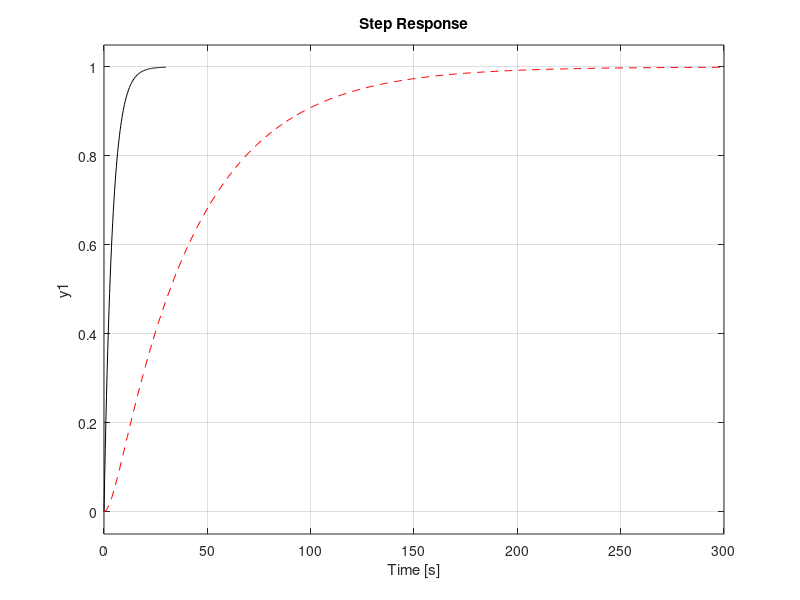
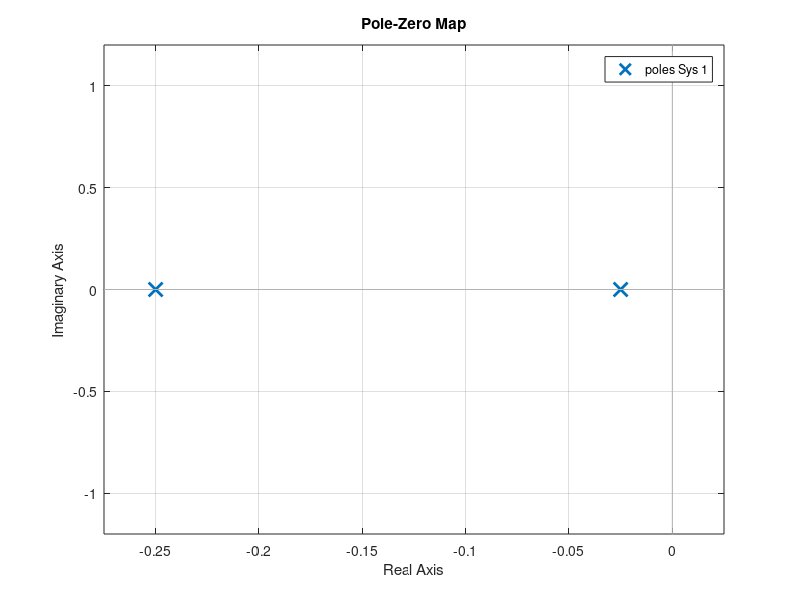
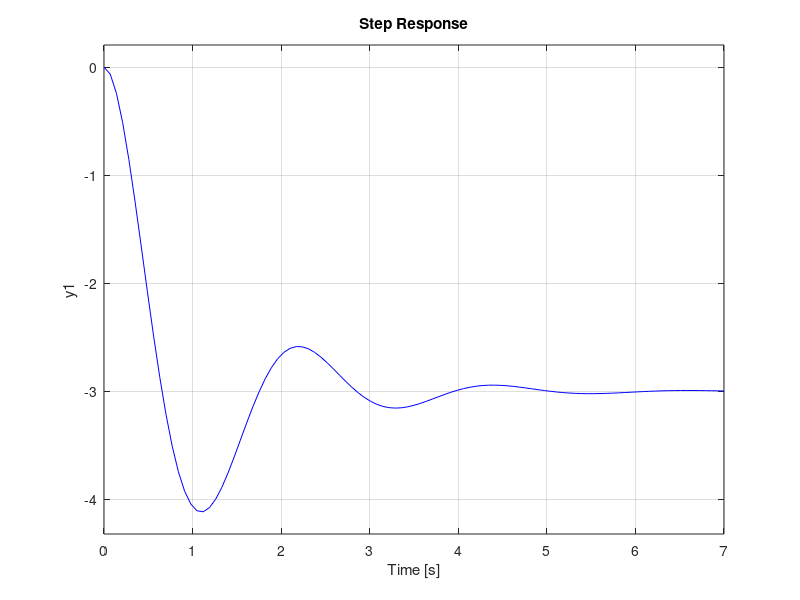
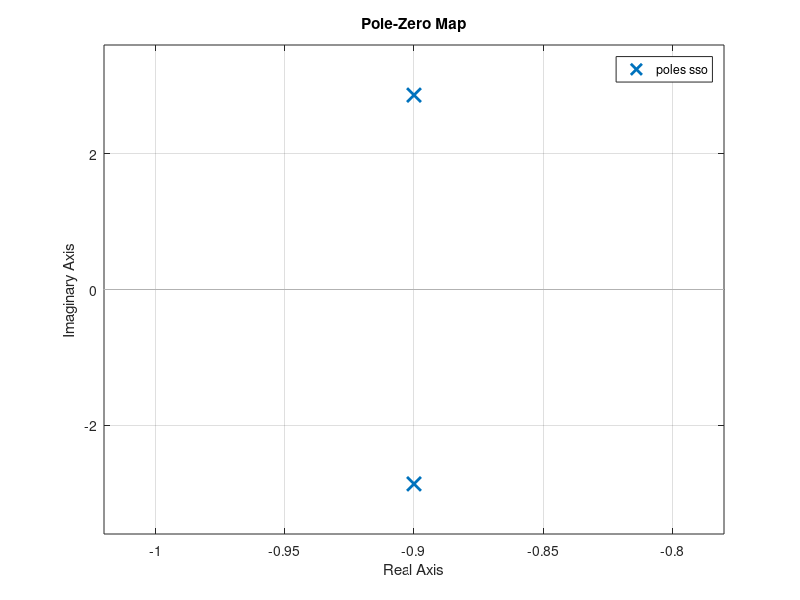

MATLAB code to generate these figures, in order:
clear
close all
clc

%--------------primer orden-------------
k=1;
tao=4;
spo=tf(k,[tao 1]);
subplot(3,1,1)
step(spo)

za = tf([-0.0001*tao 1],1);
% h=za*spo;
% figure
% pzmap(h)
subplot(3,1,2)
% hold on
step(spo*za)

% figure
% step(spo,'k')
% hold on
% step(spo*za,'--r')
% figure
% pzmap(spo*za)

pa = tf(1,[10*tao 1]);
% h=pa*spo;
% figure
% pzmap(h)
subplot(3,1,3)
step(spo,'k')
hold on
step(spo*pa,'--r')

figure
pzmap(spo*pa)

%--------------segundo orden-------------
e=0.3;
wn=2;
k=-3;
sso=tf(k*wn^2,[1 2*e*wn wn^2]); 
figure
%subplot(3,1,1)
step(sso,'k')

wn = 1;
sso=tf(k*wn^2,[1 2*e*wn wn^2]); 
hold on
step(sso,'r')

wn = 3;
sso=tf(k*wn^2,[1 2*e*wn wn^2]); 

step(sso,'b')
figure
pzmap(sso)
figure
za = tf([-1/50 1],1);  % probar con 10%, 5% 2%
pzmap(sso*za)
%subplot(3,1,2)
figure
step(sso,'k')
hold on
step(sso*za, '.r')

pa = tf(1,[1/0.0006 1]);
figure
pzmap(sso*pa)
figure
%subplot(3,1,3)
step(sso)
hold on
step(sso*pa, '.r')

figure
pzmap(sso*za)



e1=0.6;
wn1=2;
h1=tf(wn1^2,[1 2*e1*wn1 wn1^2]);
e2=0.6;
wn2=1;
h2=tf(wn2^2,[1 2*e2*wn2 wn2^2]);
figure
step(h1,'k');
hold on
step(h1*h2,'.r');

figure

pzmap(h1*h2)
